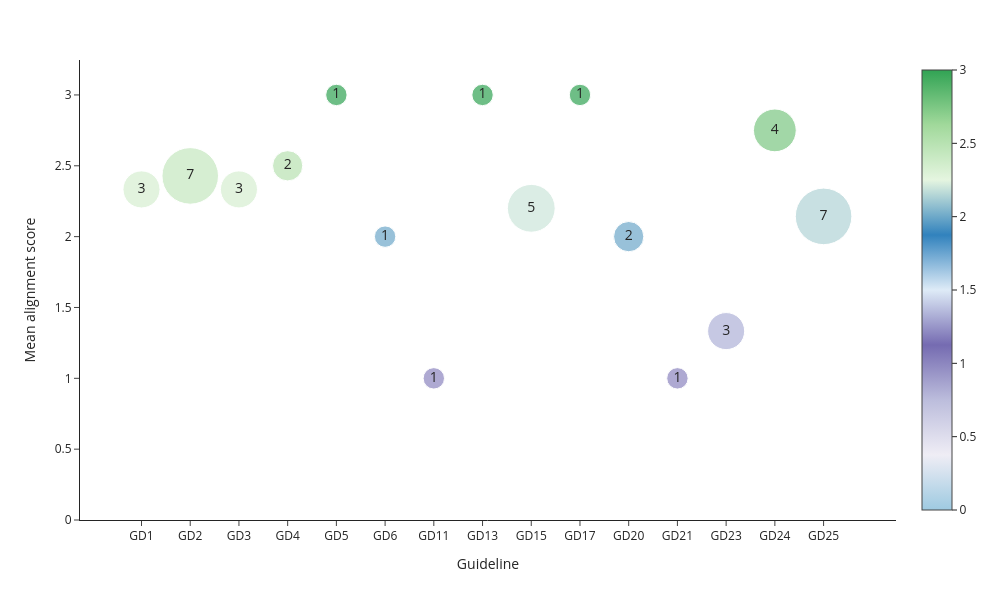
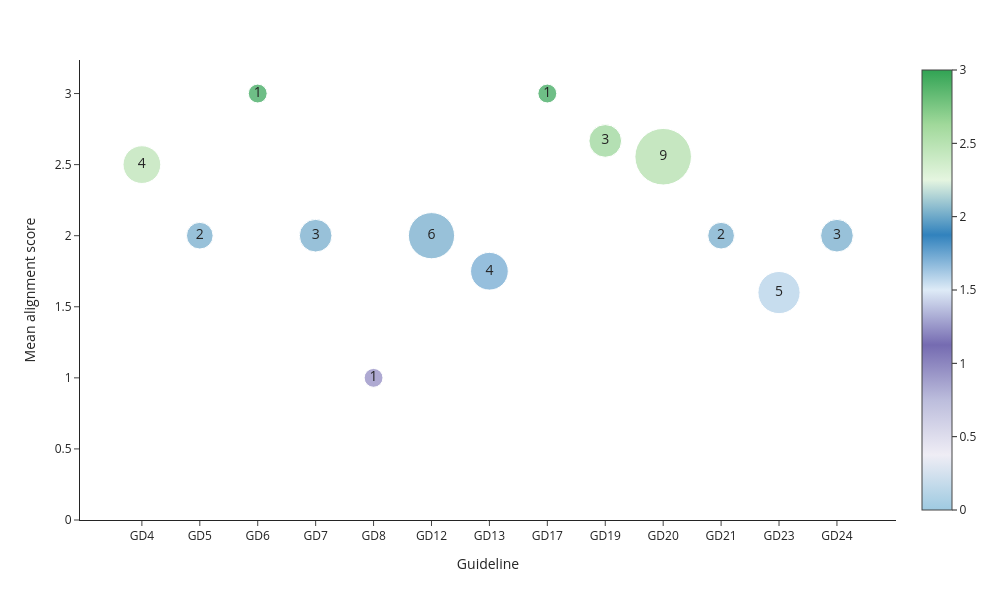
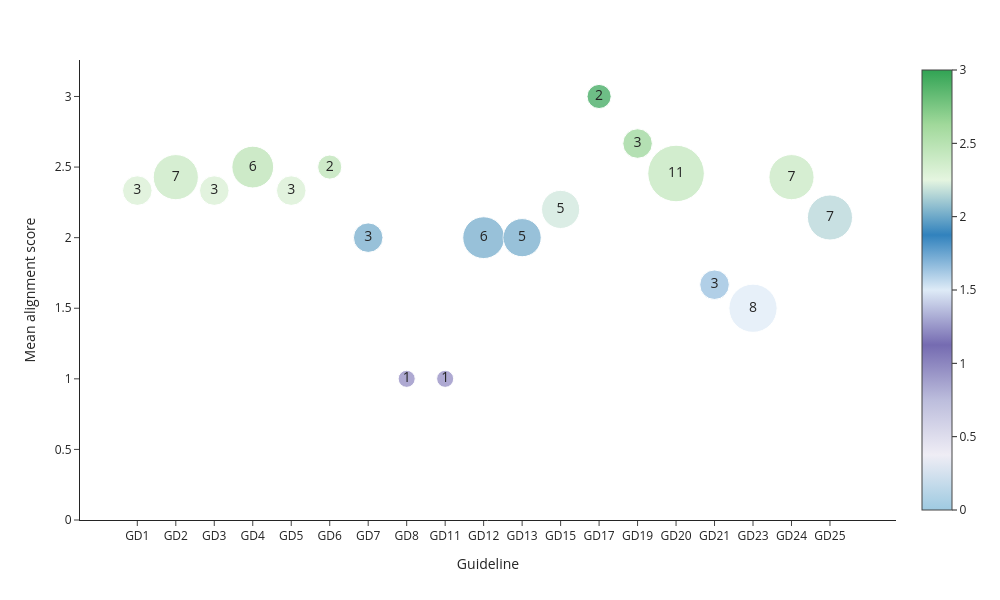

Write notebook code for charts like these, in order.
### Code cell
import pandas as pd
import plotly.express as px

# eval1
df1 = pd.read_csv('../data/guideline-alignement-eval1.csv', sep=',')

# eval2
df2 = pd.read_csv('../data/guideline-alignement-eval2.csv', sep=',')

# merged
df3 = pd.read_csv('../data/guideline-alignement-merged-eval1-eval2.csv', sep=',')

datasets = [
    ('figure11-a', df1),
    ('figure11-b', df2),
    ('figure11-c', df3),
]

colours = ['#9ecae1', '#efedf5', '#bcbddc', '#756bb1', '#deebf7', '#3182bd', '#e5f5e0', '#a1d99b', '#31a354']

for figure_name, df in datasets:
    df = df.copy()
    df.columns = df.columns.str.strip()

    # Only guidelines with occurrences > 0
    df_filtered = df[df['Occurrences'] > 0].copy()

    # Convert numeric columns
    cols_to_convert = ['Fully aligned', 'Partially aligned', 'Not aligned']
    df_filtered[cols_to_convert] = df_filtered[cols_to_convert].apply(pd.to_numeric, errors='coerce')

    # Calculate mean alignment score
    df_filtered['Mean'] = (
        df_filtered['Fully aligned'] * 3 +
        df_filtered['Partially aligned'] * 2 +
        df_filtered['Not aligned'] * 1
    ) / df_filtered['Occurrences']

    # Ordering by guideline number (extracting numeric part for correct sorting)
    df_filtered = df_filtered.sort_values('Code', key=lambda x: x.str.extract('(\\d+)', expand=False).astype(int))

    fig = px.scatter(
        df_filtered,
        x='Code',
        y='Mean',
        size='Occurrences',
        color='Mean',
        text='Occurrences',
        color_continuous_scale=colours,
        size_max=40,
        title='',
        labels={'Code': 'Guideline', 'Mean': 'Mean alignment score'}
    )

    fig.update_traces(
        textfont_size=14,
        textposition='middle center',
    )

    fig.update_layout(
        xaxis_title='Guideline',
        yaxis_title='Mean alignment score',
        yaxis=dict(
            rangemode='tozero',
            dtick=0.5
        ),
        template='simple_white',
        coloraxis=dict(
            cmin=0,
            cmax=3,
            colorbar=dict(title='')
        ),
        height=600,
        width=1000
    )

    fig.write_image(f'../images/{figure_name}.png', scale=3, width=1000, height=600)
    fig.show()

### Figure 1 — Plotly figure (JSON) as saved in the notebook; plotly's stock layout.template omitted (floating-point values rounded to 4 significant figures)
{"data": [{"hovertemplate": "Guideline=%{x}<br>Mean alignment score=%{marker.color}<br>Occurrences=%{text}<extra></extra>", "legendgroup": "", "marker": {"color": [2.333, 2.429, 2.333, 2.5, 3, 2, 1, 3, 2.2, 3, 2, 1, 1.333, 2.75, 2.143], "coloraxis": "coloraxis", "size": [3, 7, 3, 2, 1, 1, 1, 1, 5, 1, 2, 1, 3, 4, 7], "sizemode": "area", "sizeref": 0.004375, "symbol": "circle"}, "mode": "markers+text", "name": "", "orientation": "v", "showlegend": false, "text": [3, 7, 3, 2, 1, 1, 1, 1, 5, 1, 2, 1, 3, 4, 7], "textfont": {"size": 14}, "textposition": "middle center", "type": "scatter", "x": ["GD1", "GD2", "GD3", "GD4", "GD5", "GD6", "GD11", "GD13", "GD15", "GD17", "GD20", "GD21", "GD23", "GD24", "GD25"], "xaxis": "x", "y": [2.333, 2.429, 2.333, 2.5, 3, 2, 1, 3, 2.2, 3, 2, 1, 1.333, 2.75, 2.143], "yaxis": "y"}], "layout": {"coloraxis": {"cmax": 3, "cmin": 0, "colorbar": {"title": {"text": ""}}, "colorscale": [[0, "#9ecae1"], [0.125, "#efedf5"], [0.25, "#bcbddc"], [0.375, "#756bb1"], [0.5, "#deebf7"], [0.625, "#3182bd"], [0.75, "#e5f5e0"], [0.875, "#a1d99b"], [1, "#31a354"]]}, "height": 600, "legend": {"itemsizing": "constant", "tracegroupgap": 0}, "margin": {"t": 60}, "width": 1000, "xaxis": {"anchor": "y", "domain": [0, 1], "title": {"text": "Guideline"}}, "yaxis": {"anchor": "x", "domain": [0, 1], "dtick": 0.5, "rangemode": "tozero", "title": {"text": "Mean alignment score"}}}}

### Figure 2 — Plotly figure (JSON) as saved in the notebook; plotly's stock layout.template omitted (floating-point values rounded to 4 significant figures)
{"data": [{"hovertemplate": "Guideline=%{x}<br>Mean alignment score=%{marker.color}<br>Occurrences=%{text}<extra></extra>", "legendgroup": "", "marker": {"color": [2.5, 2, 3, 2, 1, 2, 1.75, 3, 2.667, 2.556, 2, 1.6, 2], "coloraxis": "coloraxis", "size": [4, 2, 1, 3, 1, 6, 4, 1, 3, 9, 2, 5, 3], "sizemode": "area", "sizeref": 0.005625, "symbol": "circle"}, "mode": "markers+text", "name": "", "orientation": "v", "showlegend": false, "text": [4, 2, 1, 3, 1, 6, 4, 1, 3, 9, 2, 5, 3], "textfont": {"size": 14}, "textposition": "middle center", "type": "scatter", "x": ["GD4", "GD5", "GD6", "GD7", "GD8", "GD12", "GD13", "GD17", "GD19", "GD20", "GD21", "GD23", "GD24"], "xaxis": "x", "y": [2.5, 2, 3, 2, 1, 2, 1.75, 3, 2.667, 2.556, 2, 1.6, 2], "yaxis": "y"}], "layout": {"coloraxis": {"cmax": 3, "cmin": 0, "colorbar": {"title": {"text": ""}}, "colorscale": [[0, "#9ecae1"], [0.125, "#efedf5"], [0.25, "#bcbddc"], [0.375, "#756bb1"], [0.5, "#deebf7"], [0.625, "#3182bd"], [0.75, "#e5f5e0"], [0.875, "#a1d99b"], [1, "#31a354"]]}, "height": 600, "legend": {"itemsizing": "constant", "tracegroupgap": 0}, "margin": {"t": 60}, "width": 1000, "xaxis": {"anchor": "y", "domain": [0, 1], "title": {"text": "Guideline"}}, "yaxis": {"anchor": "x", "domain": [0, 1], "dtick": 0.5, "rangemode": "tozero", "title": {"text": "Mean alignment score"}}}}

### Figure 3 — Plotly figure (JSON) as saved in the notebook; plotly's stock layout.template omitted (floating-point values rounded to 4 significant figures)
{"data": [{"hovertemplate": "Guideline=%{x}<br>Mean alignment score=%{marker.color}<br>Occurrences=%{text}<extra></extra>", "legendgroup": "", "marker": {"color": [2.333, 2.429, 2.333, 2.5, 2.333, 2.5, 2, 1, 1, 2, 2, 2.2, 3, 2.667, 2.455, 1.667, 1.5, 2.429, 2.143], "coloraxis": "coloraxis", "size": [3, 7, 3, 6, 3, 2, 3, 1, 1, 6, 5, 5, 2, 3, 11, 3, 8, 7, 7], "sizemode": "area", "sizeref": 0.006875, "symbol": "circle"}, "mode": "markers+text", "name": "", "orientation": "v", "showlegend": false, "text": [3, 7, 3, 6, 3, 2, 3, 1, 1, 6, 5, 5, 2, 3, 11, 3, 8, 7, 7], "textfont": {"size": 14}, "textposition": "middle center", "type": "scatter", "x": ["GD1", "GD2", "GD3", "GD4", "GD5", "GD6", "GD7", "GD8", "GD11", "GD12", "GD13", "GD15", "GD17", "GD19", "GD20", "GD21", "GD23", "GD24", "GD25"], "xaxis": "x", "y": [2.333, 2.429, 2.333, 2.5, 2.333, 2.5, 2, 1, 1, 2, 2, 2.2, 3, 2.667, 2.455, 1.667, 1.5, 2.429, 2.143], "yaxis": "y"}], "layout": {"coloraxis": {"cmax": 3, "cmin": 0, "colorbar": {"title": {"text": ""}}, "colorscale": [[0, "#9ecae1"], [0.125, "#efedf5"], [0.25, "#bcbddc"], [0.375, "#756bb1"], [0.5, "#deebf7"], [0.625, "#3182bd"], [0.75, "#e5f5e0"], [0.875, "#a1d99b"], [1, "#31a354"]]}, "height": 600, "legend": {"itemsizing": "constant", "tracegroupgap": 0}, "margin": {"t": 60}, "width": 1000, "xaxis": {"anchor": "y", "domain": [0, 1], "title": {"text": "Guideline"}}, "yaxis": {"anchor": "x", "domain": [0, 1], "dtick": 0.5, "rangemode": "tozero", "title": {"text": "Mean alignment score"}}}}
